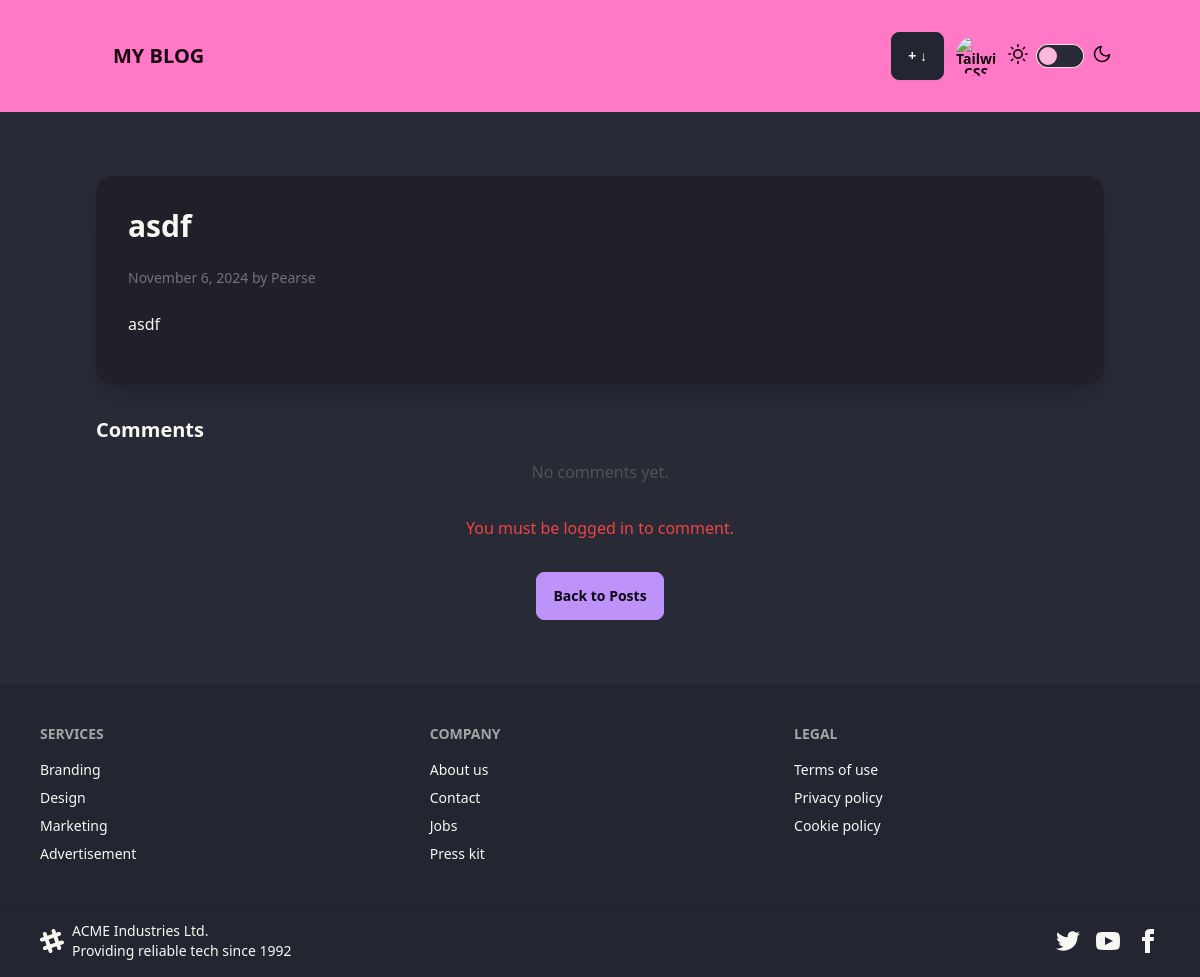
Screenshot of /post/asdfasdf/ with the database file from the repository.
### blog/models.py (models this page shows, shortened)
class Post(models.Model):
    title = models.CharField(max_length=200)
    slug = models.SlugField(unique=True)
    author = models.ForeignKey(User, on_delete=models.CASCADE)
    body = models.TextField()
    cover_image = models.ImageField(upload_to="cover_images/", blank=True, null=True)
    created = models.DateTimeField(default=timezone.now)
    updated = models.DateTimeField(auto_now=True)
    class Meta:
        ordering = ("-created",)

### blog/views.py (the view)
# urls.py: path("<slug:slug>/", views.post_detail, name="post_detail"),
def post_detail(request, slug):
    post = get_object_or_404(Post, slug=slug)
    comments = post.comments.all()
    if request.method == "POST":
        form = CommentForm(request.POST)
        if form.is_valid():
            comment = form.save(commit=False)
            comment.post = post
            comment.author = request.user  # Associate the logged-in user
            comment.save()
            return redirect("post_detail", slug=slug)
    else:
        form = CommentForm()
    return render(
        request,
        "blog/post_detail.html",
        {
            "post": post,
            "comments": comments,
            "form": form,
        },
    )

### blog/forms.py
class CommentForm(forms.ModelForm):
    class Meta:
        model = Comment
        fields = ["body"]
    body = forms.CharField(
        widget=forms.Textarea(
            attrs={
                "rows": 6,
                "placeholder": "Add a comment...",
                "class": "textarea textarea-bordered w-full textarea-secondary",
            }
        ),
        label="",
    )

### blog/templates/blog/post_detail.html (shortened to what this page needs)
{% extends "blog/base.html" %} {% block title %}{{ post.title }}{% endblock %}
{% block content %}
<div class="container mx-auto px-2 py-8">
  <div class="card bg-base-300 shadow-xl mb-8">
    <div class="card-body">
      <h1 class="text-3xl font-semibold mb-4">{{ post.title }}</h1>
      <p class="text-sm text-neutral-500">
        {{ post.created|date:"F j, Y" }} by {{ post.author }}
      </p>
      <div class="py-4">
        <p>{{ post.body }}</p>
      </div>
    </div>
  </div>
  <div class="mb-8">
    <h3 class="text-xl font-semibold mb-4">Comments</h3>
    {% for comment in comments %}
    <div class="card bg-base-300 shadow-lg p-2 mb-4">
      <div class="card-body">
        <p><strong>{{ comment.author.username }}</strong> said:</p>
        <p>{{ comment.body }}</p>
        <p class="text-sm text-neutral-500">
          {{ comment.created|date:"F j, Y" }}
        </p>
        {% if comment.author == user %}
        <div class="card-actions justify-end mt-4">
          <a
            href="{% url 'edit_comment' comment.id %}"
            class="btn btn-sm btn-primary"
            >Edit</a
          >
          <a
            href="{% url 'delete_comment' comment.id %}"
            class="btn btn-sm btn-danger"
            >Delete</a
          >
        </div>
        {% endif %}
      </div>
    </div>
    {% empty %}
    <p class="text-center text-neutral-600">No comments yet.</p>
    {% endfor %}
  </div>
  {% if user.is_authenticated %}
  <div class="mb-8">
    <h3 class="text-xl font-semibold mb-4">Leave a Comment</h3>
    <form method="POST" class="space-y-4">
      {% csrf_token %} {{ form.as_p }}
      <button type="submit" class="btn btn-primary">Submit</button>
    </form>
  </div>
  {% else %}
  <p class="text-center text-red-500">You must be logged in to comment.</p>
  {% endif %}
  <div class="mt-8 text-center">
    <a href="{% url 'post_list' %}" class="btn btn-secondary">Back to Posts</a>
  </div>
</div>
{% endblock %}

### rows the page displays
Post: title "asdf", created "November 6, 2024", author "Pearse", body "asdf"
